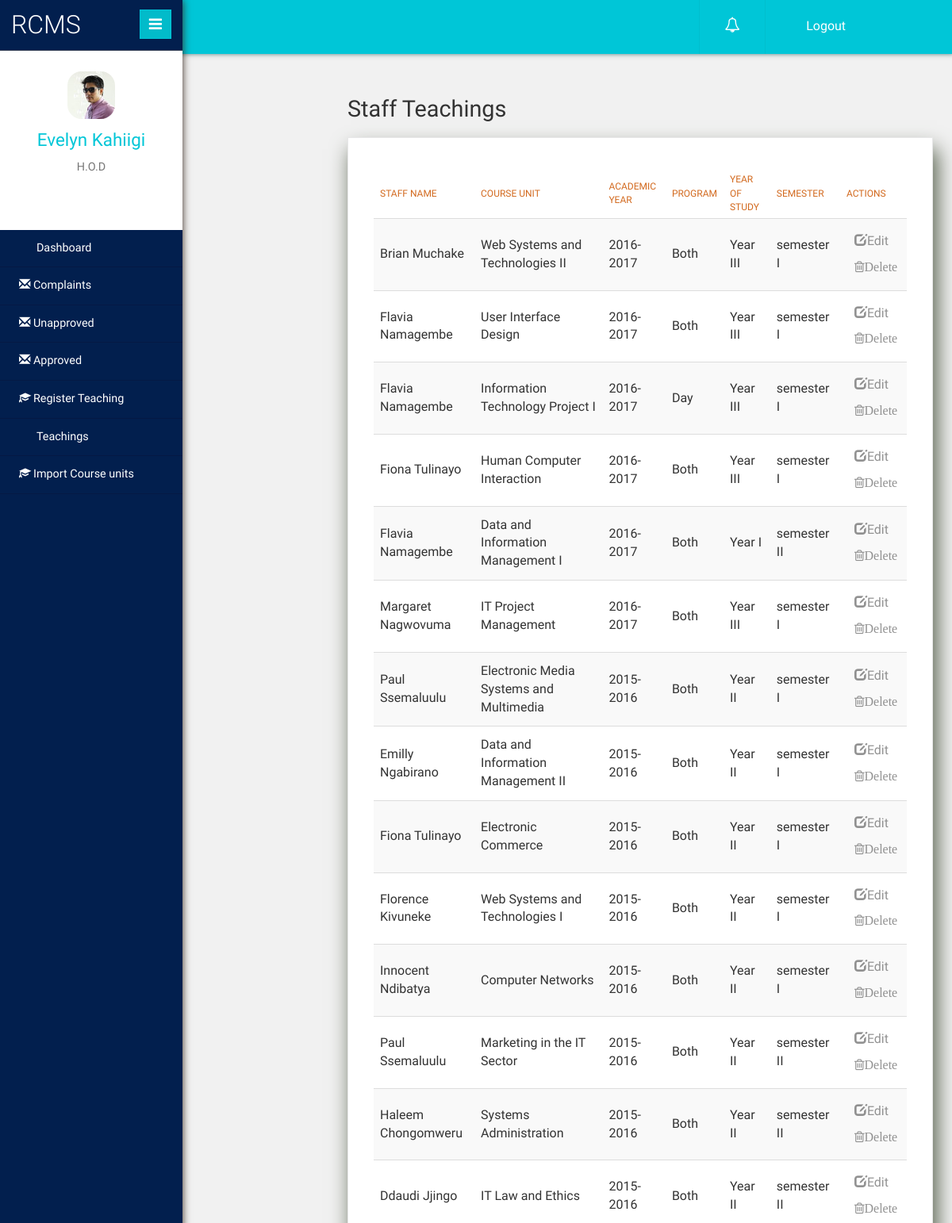
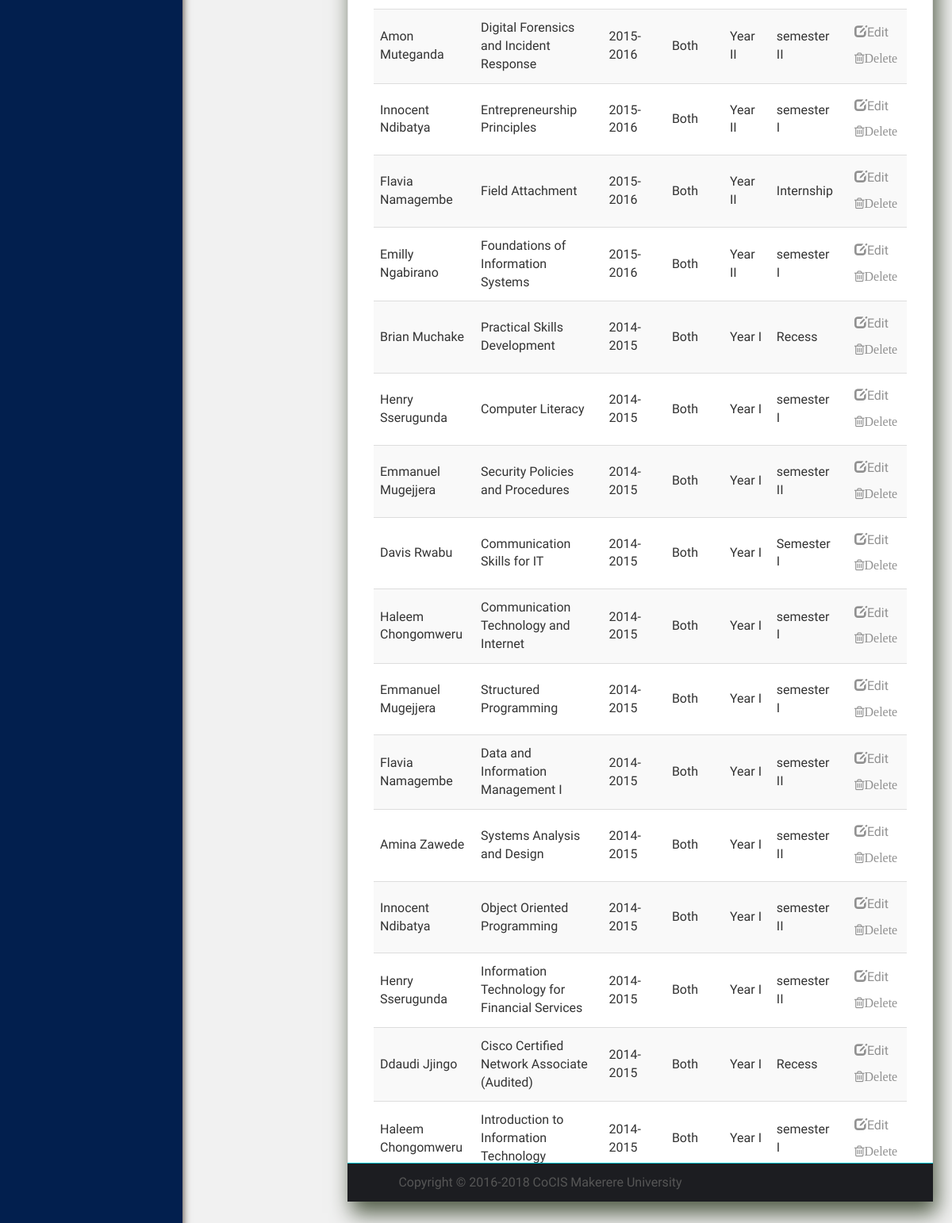
Before: /HOD/teachings.php (signed in) with the older database file (2 pictures, top to bottom).
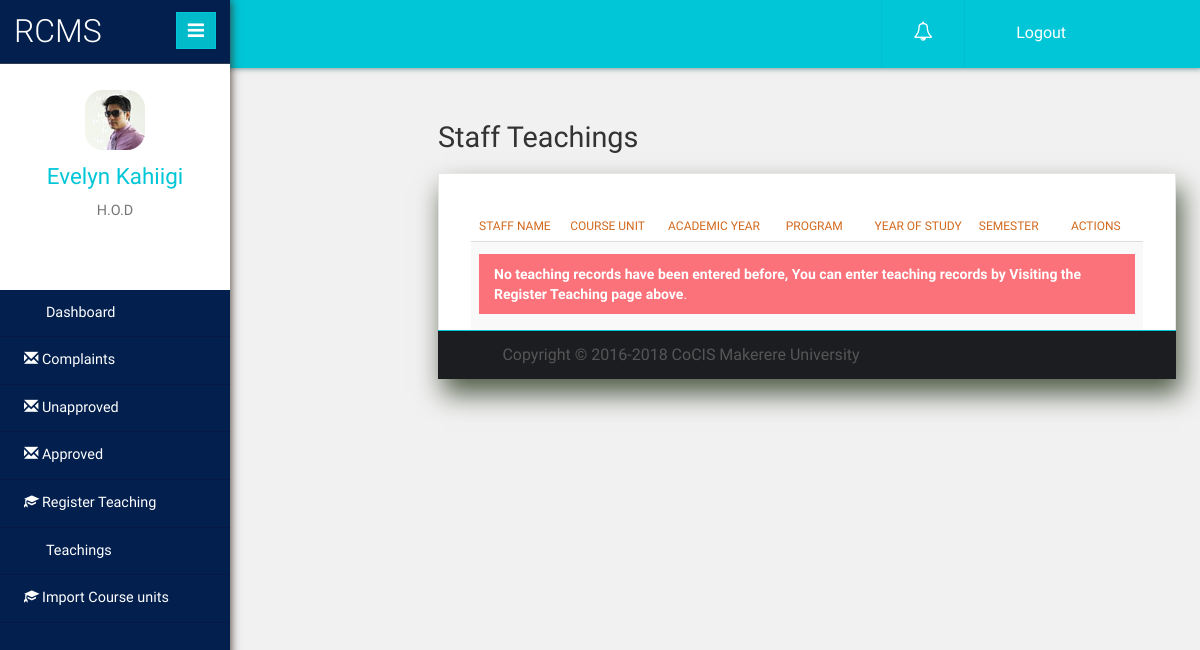
After: the same page with the newer database file.
### tables this page shows
CREATE TABLE `teaching` (
  `teachingID` int(10) NOT NULL,
  `staffID` varchar(12) NOT NULL,
  `course_id` int(10) NOT NULL,
  `academicYear` varchar(10) NOT NULL,
  `program` varchar(10) NOT NULL
);

CREATE TABLE `staff` (
  `staffId` varchar(12) NOT NULL,
  `fName` varchar(20) NOT NULL,
  `lName` varchar(25) NOT NULL,
  `DOB` date NOT NULL,
  `gender` varchar(1) NOT NULL,
  `nationality` varchar(35) NOT NULL,
  `contact` varchar(15) NOT NULL,
  `email` varchar(45) NOT NULL,
  `staffType` varchar(30) NOT NULL,
  `dept_ID` int(6) NOT NULL,
  `userID` int(10) NOT NULL
);

CREATE TABLE `courseunit` (
  `id` int(10) NOT NULL,
  `course_code` varchar(10) NOT NULL,
  `courseunitName` varchar(55) NOT NULL,
  `semester` varchar(12) NOT NULL,
  `yearofstudy` varchar(10) NOT NULL,
  `dept_ID` int(6) NOT NULL
);

### HOD/teachings.php (the view, shortened to what this page needs)
<?php
 require 'header.php';
?> <div class="graph-visual tables-main animated fadeInRight" id="formcontent">
     <h2 class="inner-tittle">Staff Teachings</h2>
        <div class="graph">
            <div class="block-page">
                <?php
            $query="SELECT staff.staffID,staff.fName,staff.lName,courseunit.courseunitName,teaching.academicyear,teaching.teachingID,teaching.program,courseunit.yearofstudy,teaching.course_id,courseunit.Semester
            FROM teaching
            JOIN courseunit ON(teaching.course_id=courseunit.id)
            JOIN staff ON(teaching.staffID=staff.staffID)
            ORDER BY teaching.academicyear desc";
            if ($query_run=mysqli_query($link,$query)) {
                ?>
                <table class="table table-striped" id="table2">
                <thead class="thead-default">
                    <tr>
                    <th>Staff Name</th>
                    <th>Course Unit</th>
                    <th>Academic Year</th>
                    <th>Program</th>
                    <th>Year of study</th>
                    <th>Semester</th>
                    <th>Actions</th>
                    </tr>
                </thead>
                <tbody>
                <?php
                $numrows=mysqli_num_rows($query_run);
                if ($numrows>0) {
                    while ($row=mysqli_fetch_array($query_run)) {
                        ?>
                        <tr>
                        <td><?php echo $row[1]." ".$row[2];?></td>
                        <td><?php echo $row[3];?></td>
                        <td><?php echo $row[4];?></td>
                        <td><?php echo $row[6];?></td>
                        <td><?php echo $row[7];?></td>
                        <td><?php echo $row[9];?></td>
                        <td><a href='editTeaching.php?staffID=<?php echo $row[0];?>&course_id=<?php echo $row[8];?>&teachingID=<?php echo $row[5];?> &yearofstudy=<?php echo $row[7]; ?>&lecturer=<?php echo $row[1].$row[2]; ?> &academicyear=<?php echo $row[4]; ?> &courseunit=<?php echo $row[3]; ?>&program=<?php echo $row[6]; ?>'><button type='button' style='margin:0px; padding=0px;' class='btn btn-default btn-sm'><span class='glyphicon glyphicon-edit'></span>Edit</button> </a>
                        <button onclick="return confirmdelete('<?php echo $row[5]; ?>')" type='button' style='margin:0px; padding=0px;' class='btn btn-default btn-sm'><i class="fa fa-trash-o">Delete</button></td>
                        </tr>
                    <?php
                        }
                }else{
                    $queryError="No teaching records have been entered before, You can enter teaching records by Visiting the Register Teaching page above";
                }
            }else{
                $queryError="Error: 403 Sorry we are unable to show the content of this page!<br/> Please Contact the system Admin";
            }
            if (isset($queryError)) {
                echo '<tr><td colspan=7><div class="alert alert-danger alert-dismissible">
                      <strong>'.$queryError.'</strong>.
                       </div></td>
                    </tr>';
            }
            ?>
            </tbody>
        </table>
        </div>
<?php
require("../footer.php");
?>

Changed rows visible on the page:
removed teaching: staffID.fName "Brian", staffID.lName "Muchake", course.courseunitName "Web Systems and Technologies II", academicYear "2016-2017", program "Both", course.yearofstudy "Year III", course.semester "semester I"
removed teaching: staffID.fName "Flavia", staffID.lName "Namagembe", course.courseunitName "User Interface Design", academicYear "2016-2017", program "Both", course.yearofstudy "Year III", course.semester "semester I"
removed teaching: staffID.fName "Flavia", staffID.lName "Namagembe", course.courseunitName "Information Technology Project I", academicYear "2016-2017", program "Day", course.yearofstudy "Year III", course.semester "semester I"
removed teaching: staffID.fName "Fiona", staffID.lName "Tulinayo", course.courseunitName "Human Computer Interaction", academicYear "2016-2017", program "Both", course.yearofstudy "Year III", course.semester "semester I"
removed teaching: staffID.fName "Flavia", staffID.lName "Namagembe", course.courseunitName "Data and Information Management I", academicYear "2016-2017", program "Both", course.yearofstudy "Year I", course.semester "semester II"
removed teaching: staffID.fName "Margaret", staffID.lName "Nagwovuma", course.courseunitName "IT Project Management", academicYear "2016-2017", program "Both", course.yearofstudy "Year III", course.semester "semester I"
removed teaching: staffID.fName "Paul", staffID.lName "Ssemaluulu", course.courseunitName "Electronic Media Systems and Multimedia", academicYear "2015-2016", program "Both", course.yearofstudy "Year II", course.semester "semester I"
removed teaching: staffID.fName "Emilly", staffID.lName "Ngabirano", course.courseunitName "Data and Information Management II", academicYear "2015-2016", program "Both", course.yearofstudy "Year II", course.semester "semester I"
removed teaching: staffID.fName "Fiona", staffID.lName "Tulinayo", course.courseunitName "Electronic Commerce", academicYear "2015-2016", program "Both", course.yearofstudy "Year II", course.semester "semester I"
removed teaching: staffID.fName "Florence", staffID.lName "Kivuneke", course.courseunitName "Web Systems and Technologies I", academicYear "2015-2016", program "Both", course.yearofstudy "Year II", course.semester "semester I"
removed teaching: staffID.fName "Innocent", staffID.lName "Ndibatya", course.courseunitName "Computer Networks", academicYear "2015-2016", program "Both", course.yearofstudy "Year II", course.semester "semester I"
removed teaching: staffID.fName "Paul", staffID.lName "Ssemaluulu", course.courseunitName "Marketing in the IT Sector", academicYear "2015-2016", program "Both", course.yearofstudy "Year II", course.semester "semester II"
removed teaching: staffID.fName "Haleem", staffID.lName "Chongomweru", course.courseunitName "Systems Administration", academicYear "2015-2016", program "Both", course.yearofstudy "Year II", course.semester "semester II"
removed teaching: staffID.fName "Ddaudi", staffID.lName "Jjingo", course.courseunitName "IT Law and Ethics", academicYear "2015-2016", program "Both", course.yearofstudy "Year II", course.semester "semester II"
removed teaching: staffID.fName "Amon", staffID.lName "Muteganda", course.courseunitName "Digital Forensics and Incident Response", academicYear "2015-2016", program "Both", course.yearofstudy "Year II", course.semester "semester II"
removed teaching: staffID.fName "Innocent", staffID.lName "Ndibatya", course.courseunitName "Entrepreneurship Principles", academicYear "2015-2016", program "Both", course.yearofstudy "Year II", course.semester "semester I"
removed teaching: staffID.fName "Flavia", staffID.lName "Namagembe", course.courseunitName "Field Attachment", academicYear "2015-2016", program "Both", course.yearofstudy "Year II", course.semester "Internship"
removed teaching: staffID.fName "Emilly", staffID.lName "Ngabirano", course.courseunitName "Foundations of Information Systems", academicYear "2015-2016", program "Both", course.yearofstudy "Year II", course.semester "semester I"
removed teaching: staffID.fName "Brian", staffID.lName "Muchake", course.courseunitName "Practical Skills Development", academicYear "2014-2015", program "Both", course.yearofstudy "Year I", course.semester "Recess"
removed teaching: staffID.fName "Henry", staffID.lName "Sserugunda", course.courseunitName "Computer Literacy", academicYear "2014-2015", program "Both", course.yearofstudy "Year I", course.semester "semester I"
removed teaching: staffID.fName "Emmanuel", staffID.lName "Mugejjera", course.courseunitName "Security Policies and Procedures", academicYear "2014-2015", program "Both", course.yearofstudy "Year I", course.semester "semester II"
removed teaching: staffID.fName "Davis", staffID.lName "Rwabu", course.courseunitName "Communication Skills for IT", academicYear "2014-2015", program "Both", course.yearofstudy "Year I", course.semester "Semester I"
removed teaching: staffID.fName "Haleem", staffID.lName "Chongomweru", course.courseunitName "Communication Technology and Internet", academicYear "2014-2015", program "Both", course.yearofstudy "Year I", course.semester "semester I"
removed teaching: staffID.fName "Emmanuel", staffID.lName "Mugejjera", course.courseunitName "Structured Programming", academicYear "2014-2015", program "Both", course.yearofstudy "Year I", course.semester "semester I"
removed teaching: staffID.fName "Flavia", staffID.lName "Namagembe", course.courseunitName "Data and Information Management I", academicYear "2014-2015", program "Both", course.yearofstudy "Year I", course.semester "semester II"
removed teaching: staffID.fName "Amina", staffID.lName "Zawede", course.courseunitName "Systems Analysis and Design", academicYear "2014-2015", program "Both", course.yearofstudy "Year I", course.semester "semester II"
removed teaching: staffID.fName "Innocent", staffID.lName "Ndibatya", course.courseunitName "Object Oriented Programming", academicYear "2014-2015", program "Both", course.yearofstudy "Year I", course.semester "semester II"
removed teaching: staffID.fName "Henry", staffID.lName "Sserugunda", course.courseunitName "Information Technology for Financial Services", academicYear "2014-2015", program "Both", course.yearofstudy "Year I", course.semester "semester II"
removed teaching: staffID.fName "Ddaudi", staffID.lName "Jjingo", course.courseunitName "Cisco Certified Network Associate (Audited)", academicYear "2014-2015", program "Both", course.yearofstudy "Year I", course.semester "Recess"
removed teaching: staffID.fName "Haleem", staffID.lName "Chongomweru", course.courseunitName "Introduction to Information Technology", academicYear "2014-2015", program "Both", course.yearofstudy "Year I", course.semester "semester I"
Other visible differences:
$queryError: (not shown) → "No teaching records have been entered before, You can enter teaching records by Visiting the Register Teaching page above"
